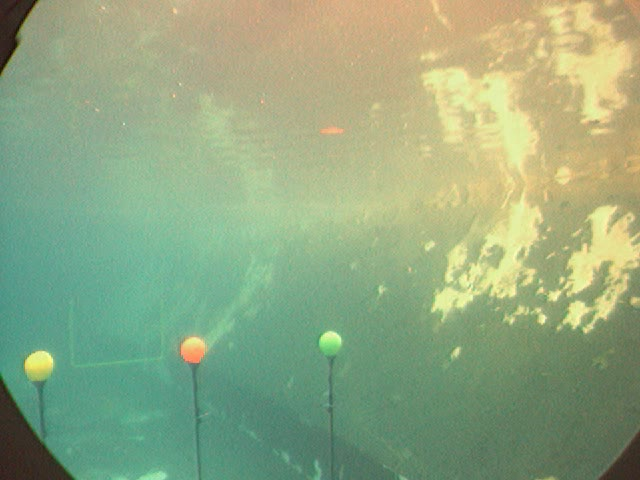
#> input picture frame .jpg, 640 x 480 px, given as the content of the folder C:/Users/p1889/OneDrive/Desktop/try, which was not available
$ python 1D_final.py
#> lines starting #> are read from the running program, lines starting #| are printed output that depends on the picture; long printed decimals are rounded; pictures that were not available may be replaced by others from this repository, and a replacement may not be noted
import cv2
import numpy as np
from matplotlib import pyplot as plt
import os
import math
from imutils import contours

# taking input from user for buoy selection
print("Choose the buoy color: \n Press 1 for Orange, Press 2 for Yellow, Press 3 for Green \n")
ent = int(input("Your input: "))
#> the answer given: 3
if ent == 1:
    path = 'C:/UMD/Spring2020/673-Perception for autonomous/Project3_me/orange_train_trial'
elif ent == 2:
    path = 'C:/UMD/Spring2020/673-Perception for autonomous/Project3_me/yellow_train_trial'
elif ent == 3:
    path = 'C:/Users/p1889/OneDrive/Desktop/try'
else:
    print("Invalid Selection. Try again!")
    exit(0)

blue_histogram = np.zeros((256, 1))
green_histogram = np.zeros((256, 1))
red_histogram = np.zeros((256, 1))

for every_image in os.listdir(path):
    # taking images from training data folder
    image = cv2.imread(os.path.join(path, every_image))
#> image is the input picture: shape (480, 640, 3); mean B, G, R 129.4, 168.1, 145.8
    if ent == 1 or ent == 2:
        # resizing image for faster processing
        resized_image = cv2.resize(image, (40, 40), interpolation=cv2.INTER_LINEAR)
        # cropping image for best results
        cropped_image = resized_image[13:27, 13:27]
        # smoothing image using gaussian blur
        ready_image = cv2.GaussianBlur(cropped_image, (3, 3), 0)
    elif ent == 3:
        ready_image = cv2.GaussianBlur(image, (5, 5), 0)

    color = ("b", "g", "r")
    for i, colour in enumerate(color):

        # calculating histogram for blue channel
        if colour == 'b':
            blue_hist = cv2.calcHist([ready_image], [i], None, [256], [0, 256])
            blue_histogram = np.column_stack((blue_histogram, blue_hist))

        # calculating histogram for green channel
        if colour == 'g':
            green_hist = cv2.calcHist([ready_image], [i], None, [256], [0, 256])
            green_histogram = np.column_stack((green_histogram, green_hist))

        # calculating histogram for red channel
        if colour == 'r':
            red_hist = cv2.calcHist([ready_image], [i], None, [256], [0, 256])
            red_histogram = np.column_stack((red_histogram, red_hist))
#> after the loop, blue_histogram = 256 pairs, first value 0 to 0, second value 0 to 9591; green_histogram = 256 pairs, first value 0 to 0, second value 0 to 7666; red_histogram = 256 pairs, first value 0 to 0, second value 0 to 4691

total_r = red_histogram.shape[1] - 1
#> total_r = 1
total_g = green_histogram.shape[1] - 1
#> total_g = 1
total_b = blue_histogram.shape[1] - 1
#> total_b = 1

# calculating average histogram for all 3 sets
average_hist_red = np.sum(red_histogram, axis=1) / total_r
#> average_hist_red = 256 values, max 4691 at index 94, min 0 at index 0, mean 1200
average_hist_green = np.sum(green_histogram, axis=1) / total_g
#> average_hist_green = 256 values, max 7666 at index 174, min 0 at index 0, mean 1200
average_hist_blue = np.sum(blue_histogram, axis=1) / total_b
#> average_hist_blue = 256 values, max 9591 at index 135, min 0 at index 0, mean 1200

# [5 lines of commented-out code are left out]
plt.plot(average_hist_blue, color='b')
plt.show()
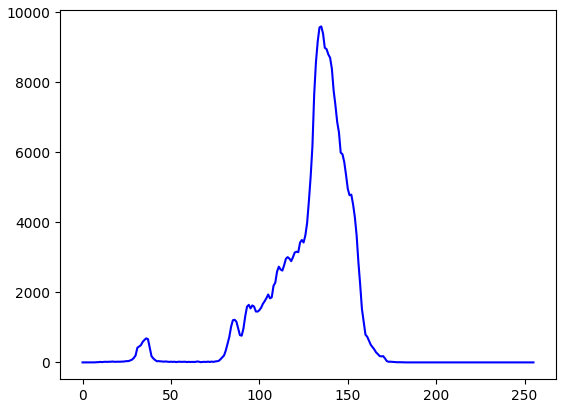
#> figure drawn by matplotlib, 1 panel; curve peaks at x = 135, y = 9591

# calculating mean and standard deviation for the final image
mean, std_dev = cv2.meanStdDev(ready_image)
#> mean = [129.4, 168.1, 145.8]; std_dev = [22.16, 31.15, 48.28]
print("Mean", mean)
#| Mean [[129.374]
#|  [168.119]
#|  [145.772]]
print("Standard Deviation", std_dev)
#| Standard Deviation [[22.160]
#|  [31.147 ]
#|  [48.277]]

temp_list = list(range(0, 256))

# gaussian for all three sets
gaussian_blue = (1 / (std_dev[0] * math.sqrt(2 * math.pi))) * np.exp(-np.power(temp_list - mean[0], 2.) /
                                                                     (2 * (std_dev[0] ** 2)))
#> gaussian_blue = 256 values, max 0.018 at index 129, min 7.15e-10 at index 0, mean 0.00391
gaussian_green = (1 / (std_dev[1] * math.sqrt(2 * math.pi))) * np.exp(-np.power(temp_list - mean[1], 2.) /
                                                                      (2 * (std_dev[1] ** 2)))
#> gaussian_green = 256 values, max 0.0128 at index 168, min 6.04e-09 at index 0, mean 0.0039
gaussian_red = (1 / (std_dev[2] * math.sqrt(2 * math.pi))) * np.exp(-np.power(temp_list - mean[2], 2.) /
                                                                    (2 * (std_dev[2] ** 2)))
#> gaussian_red = 256 values, max 0.00826 at index 146, min 8.66e-05 at index 0, mean 0.00386

plt.plot(gaussian_blue, 'b')
# print(max(gaussian_blue))
# plt.show()

plt.plot(gaussian_green, 'g')
# print(max(gaussian_green))
# plt.show()

plt.plot(gaussian_red, 'r')
# print(max(gaussian_red))
# plt.show()

c = cv2.VideoCapture("C:/UMD/Spring2020/673-Perception for autonomous/Project3_me/detectbuoy.avi")
size = (640, 480)
# creating output video file
if ent ==1:
    out = cv2.VideoWriter('FinalOutputOneDOrange.avi', cv2.VideoWriter_fourcc(*'DIVX'), 5, size)
elif ent ==2:
    out = cv2.VideoWriter('FinalOutputOneDYellow.avi', cv2.VideoWriter_fourcc(*'DIVX'), 5, size)
elif ent ==3:
    out = cv2.VideoWriter('FinalOutputOneDGreen.avi', cv2.VideoWriter_fourcc(*'DIVX'), 5, size)

while True:
    ret, every_image = c.read()
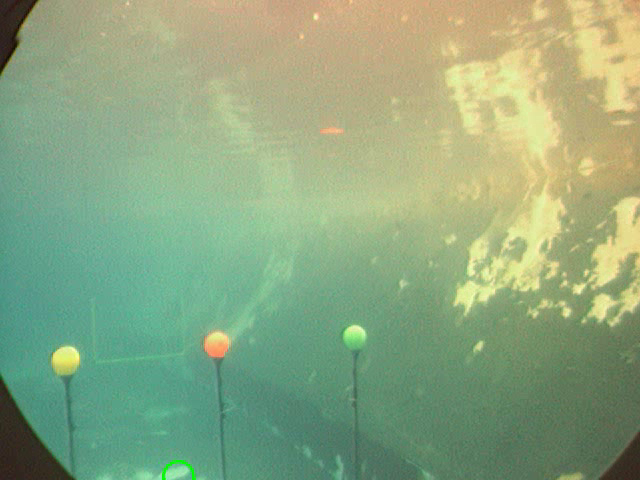
#> input picture frame 8 of 1D_green3.avi, 640 x 480 px, given in place of detectbuoy.avi, which was not available
#> every_image is the input picture: shape (480, 640, 3); mean B, G, R 128, 166.9, 141.2

    # slicing every frame into 3 channels
    red_channel = every_image[:, :, 2]
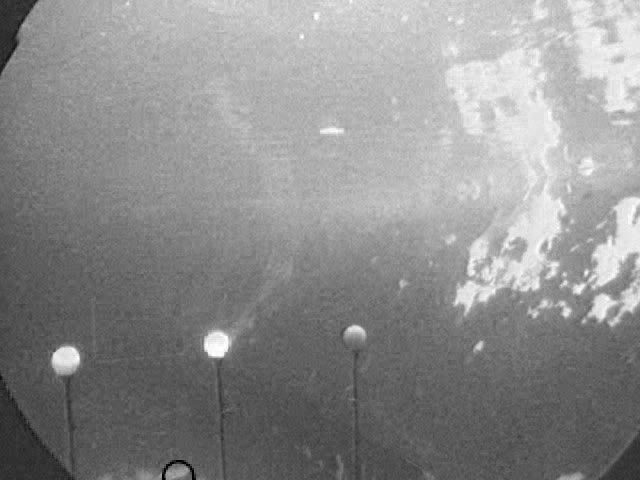
#> red_channel: shape (480, 640); min 0, max 255, mean 141.2
    green_channel = every_image[:, :, 1]
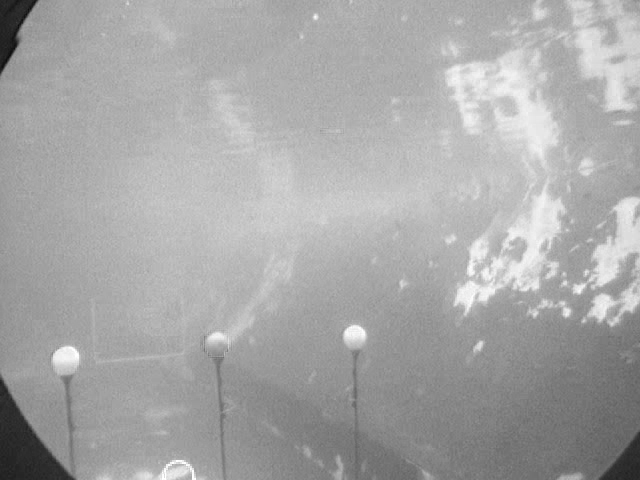
#> green_channel: shape (480, 640); min 11, max 255, mean 166.9
    blue_channel = every_image[:, :, 0]
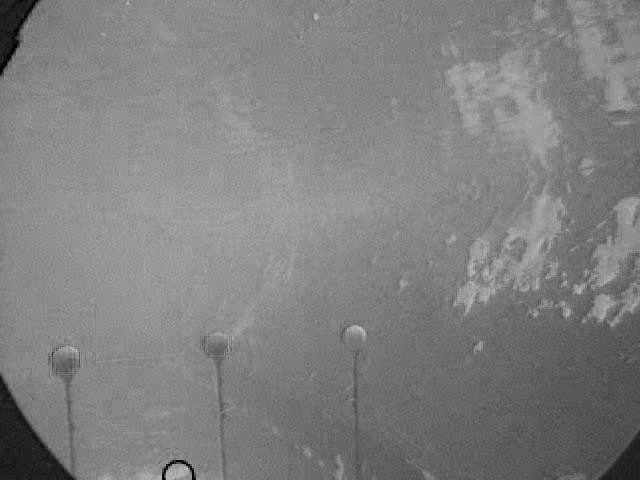
#> blue_channel: shape (480, 640); min 0, max 202, mean 128
    check = 0
    if ret:
        # initialising output image as blank image of zeroes
        output_frame1 = np.zeros(red_channel.shape, dtype=np.uint8)
        output_frame2 = np.zeros(green_channel.shape, dtype=np.uint8)

        # for red buoy
        if ent == 1:
            for i in range(0, red_channel.shape[0]):
                for j in range(0, red_channel.shape[1]):
                    r_element = red_channel[i][j]

                    if gaussian_red[r_element] > 0.010 and blue_channel[i][j] < 150:
                        output_frame1[i][j] = 255

                    if gaussian_green[r_element] > 0.0070 and blue_channel[i][j] < 150:
                        output_frame1[i][j] = 0

                    if gaussian_blue[r_element] > 0.004 and blue_channel[i][j] < 150:
                        output_frame1[i][j] = 0
            blur = cv2.medianBlur(output_frame1, 3)
            edged = cv2.Canny(blur, 50, 255)
            cv2.imshow("edge", edged)
            contours, h = cv2.findContours(edged, cv2.RETR_TREE, cv2.CHAIN_APPROX_SIMPLE)
            (contours_sorted) = sorted(contours, key=cv2.contourArea, reverse=True)
            try:
                (x, y), radius = cv2.minEnclosingCircle(contours_sorted[0])
                center = (int(x), int(y))
                radius = int(radius)
                if 7 < radius < 25:
                    cv2.circle(every_image, (int(x), int(y)), int(radius), (0, 170, 255), 2)
                    cv2.imshow("Final output", every_image)
                    out.write(every_image)
                else:
                    cv2.imshow("Final output", every_image)
                    out.write(every_image)
            except:
                pass
            cv2.waitKey(30)

        # for yellow buoy
        elif ent == 2:
            for i in range(0, red_channel.shape[0]):
                for j in range(0, red_channel.shape[1]):
                    r_element = red_channel[i][j]
                    g_element = green_channel[i][j]
                    if (gaussian_red[r_element]) > 0.017 and gaussian_red[g_element] > 0.017 and blue_channel[i][j] < 150:
                        output_frame1[i][j] = 255
                    if gaussian_blue[r_element] > 0.001 and gaussian_blue[g_element] > 0.017 and blue_channel[i][j] < 150:
                        output_frame1[i][j] = 255
                    if gaussian_green[r_element] > 0.009 and blue_channel[i][j] < 150:
                        output_frame1[i][j] = 255
            blur = cv2.medianBlur(output_frame1, 3)
            edged = cv2.Canny(blur, 50, 255)
            cv2.imshow("edge", edged)
            contours, h = cv2.findContours(edged, cv2.RETR_TREE, cv2.CHAIN_APPROX_SIMPLE)
            (contours_sorted) = sorted(contours, key=cv2.contourArea, reverse=True)
            try:
                (x, y), radius = cv2.minEnclosingCircle(contours_sorted[0])
                center = (int(x), int(y))
                radius = int(radius)
                if 10 < radius < 35:
                    cv2.circle(every_image, (int(x), int(y)), int(radius), (0, 230, 255), 2)
                    cv2.imshow("Final output", every_image)
                    out.write(every_image)
                else:
                    cv2.imshow("Final output", every_image)
                    out.write(every_image)
            except:
                pass
            cv2.waitKey(30)

        # for green buoy
        elif ent == 3:
            for i in range(0, green_channel.shape[0]):
                for j in range(0, green_channel.shape[1]):
                    g_element = green_channel[i][j]

                    if gaussian_red[g_element] > 0.010 and gaussian_green[g_element] < 0.02 and gaussian_blue[g_element] < 0.0099 and \
                            red_channel[i][j] < 200:
                        output_frame2[i][j] = 255
                    else:
                        output_frame2[i][j] = 0
#> output_frame2: shape (480, 640); every value is 0

            ret, threshold = cv2.threshold(output_frame2, 254, 255, cv2.THRESH_BINARY)
            kernel1 = np.ones((2, 2), np.uint8)

            dilation1 = cv2.dilate(threshold, kernel1, iterations=9)
            contours1, _ = cv2.findContours(dilation1, cv2.RETR_LIST, cv2.CHAIN_APPROX_SIMPLE)
#> contours1 = []
            for contour in contours1:
                if cv2.contourArea(contour) > 30:
                    (x, y), radius = cv2.minEnclosingCircle(contour)
                    center = (int(x), int(y))
                    radius = int(radius)
                    if 13 < radius < 15.5:
                        cv2.circle(every_image, center, radius, (0, 255, 0), 2)
                        cv2.imshow('Output Image', every_image)
                        cv2.imshow("Threshold", dilation1)
                        out.write(every_image)
#> this loop made 0 passes
                        #out.write(dilation1)

            k = cv2.waitKey(45) & 0xff
#> (key Esc is pressed here)
            if k == 27:
                break

out.release()
c.release()
cv2.destroyAllWindows()
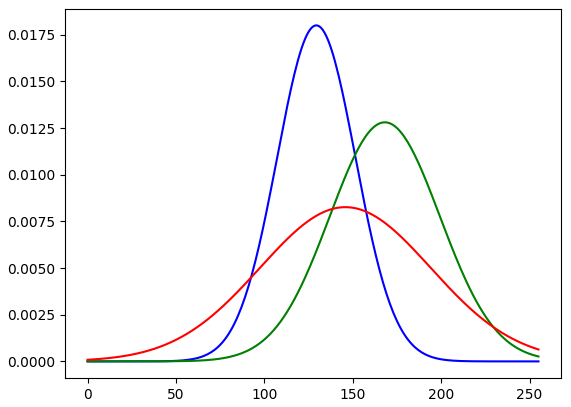
#> figure drawn by matplotlib, 1 panel; curve peaks at x = 129, y = 0.018; curve peaks at x = 168, y = 0.0128; curve peaks at x = 146, y = 0.00826

$ run again, starting later in the video
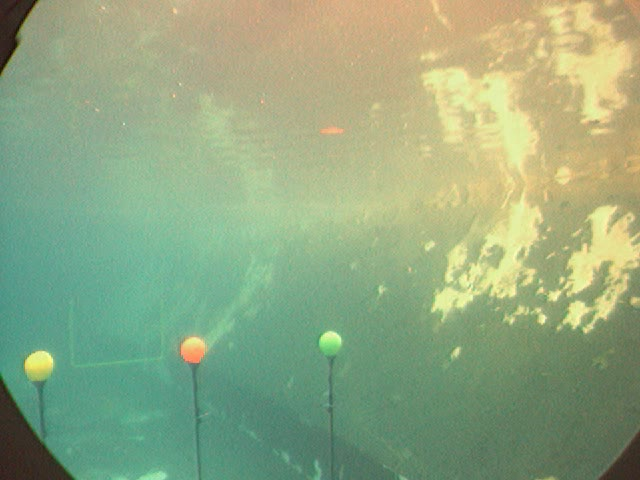
#> input picture frame .jpg, 640 x 480 px, given as the content of the folder C:/Users/p1889/OneDrive/Desktop/try, which was not available
#> image is the input picture: shape (480, 640, 3); mean B, G, R 129.4, 168.1, 145.8
#> after the loop `for i, colour in enumerate(color):`: blue_histogram = 256 pairs, first value 0 to 0, second value 0 to 9591; green_histogram = 256 pairs, first value 0 to 0, second value 0 to 7666; red_histogram = 256 pairs, first value 0 to 0, second value 0 to 4691
#> average_hist_red = 256 values, max 4691 at index 94, min 0 at index 0, mean 1200
#> average_hist_green = 256 values, max 7666 at index 174, min 0 at index 0, mean 1200
#> average_hist_blue = 256 values, max 9591 at index 135, min 0 at index 0, mean 1200
#> mean = [129.4, 168.1, 145.8]; std_dev = [22.16, 31.15, 48.28]
#| Mean [[129.374]
#|  [168.119]
#|  [145.772]]
#| Standard Deviation [[22.160]
#|  [31.147 ]
#|  [48.277]]
#> gaussian_blue = 256 values, max 0.018 at index 129, min 7.15e-10 at index 0, mean 0.00391
#> gaussian_green = 256 values, max 0.0128 at index 168, min 6.04e-09 at index 0, mean 0.0039
#> gaussian_red = 256 values, max 0.00826 at index 146, min 8.66e-05 at index 0, mean 0.00386
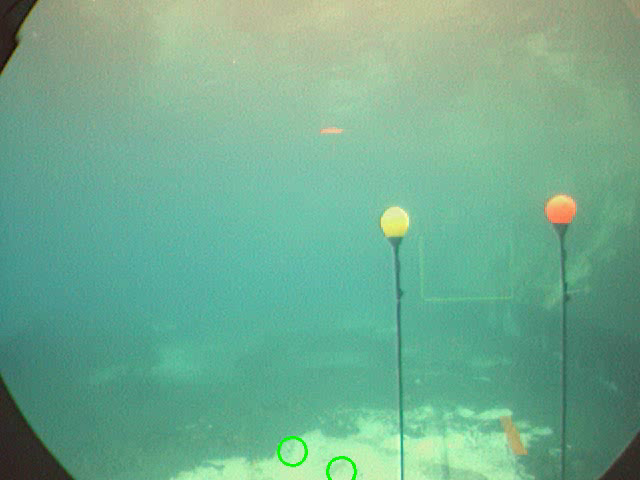
#> input picture frame 37 of 1D_green3.avi, 640 x 480 px, given in place of detectbuoy.avi, which was not available
#> every_image is the input picture: shape (480, 640, 3); mean B, G, R 143.4, 172, 113.6
#> `blue_channel = every_image[:, :, 0]`:
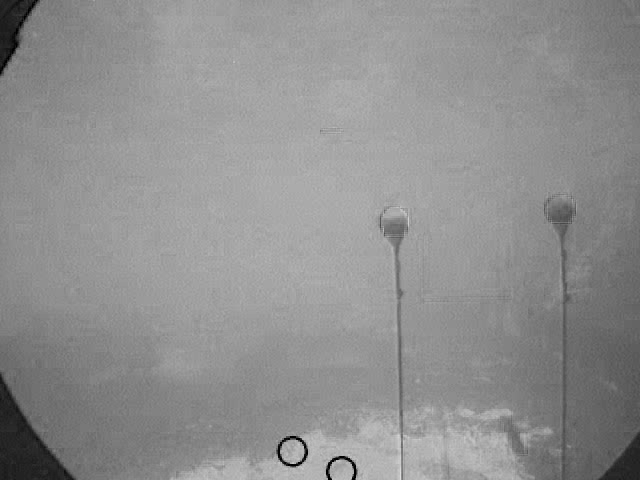
#> blue_channel: shape (480, 640); min 0, max 223, mean 143.4
#> contours1 = []

$ run again, starting later in the video
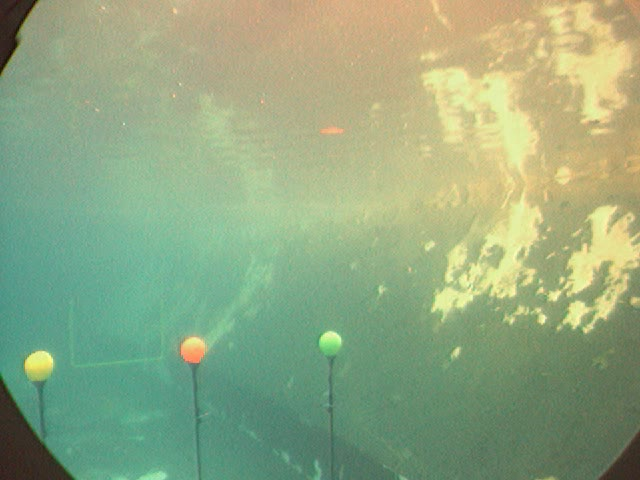
#> input picture frame .jpg, 640 x 480 px, given as the content of the folder C:/Users/p1889/OneDrive/Desktop/try, which was not available
#> image is the input picture: shape (480, 640, 3); mean B, G, R 129.4, 168.1, 145.8
#> after the loop `for i, colour in enumerate(color):`: blue_histogram = 256 pairs, first value 0 to 0, second value 0 to 9591; green_histogram = 256 pairs, first value 0 to 0, second value 0 to 7666; red_histogram = 256 pairs, first value 0 to 0, second value 0 to 4691
#> average_hist_red = 256 values, max 4691 at index 94, min 0 at index 0, mean 1200
#> average_hist_green = 256 values, max 7666 at index 174, min 0 at index 0, mean 1200
#> average_hist_blue = 256 values, max 9591 at index 135, min 0 at index 0, mean 1200
#> mean = [129.4, 168.1, 145.8]; std_dev = [22.16, 31.15, 48.28]
#| Mean [[129.374]
#|  [168.119]
#|  [145.772]]
#| Standard Deviation [[22.160]
#|  [31.147 ]
#|  [48.277]]
#> gaussian_blue = 256 values, max 0.018 at index 129, min 7.15e-10 at index 0, mean 0.00391
#> gaussian_green = 256 values, max 0.0128 at index 168, min 6.04e-09 at index 0, mean 0.0039
#> gaussian_red = 256 values, max 0.00826 at index 146, min 8.66e-05 at index 0, mean 0.00386
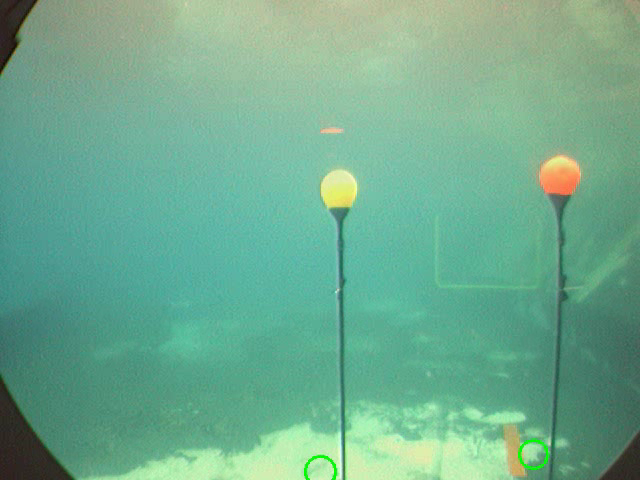
#> input picture frame 67 of 1D_green3.avi, 640 x 480 px, given in place of detectbuoy.avi, which was not available
#> every_image is the input picture: shape (480, 640, 3); mean B, G, R 142.9, 171.5, 111.3
#> `blue_channel = every_image[:, :, 0]`:
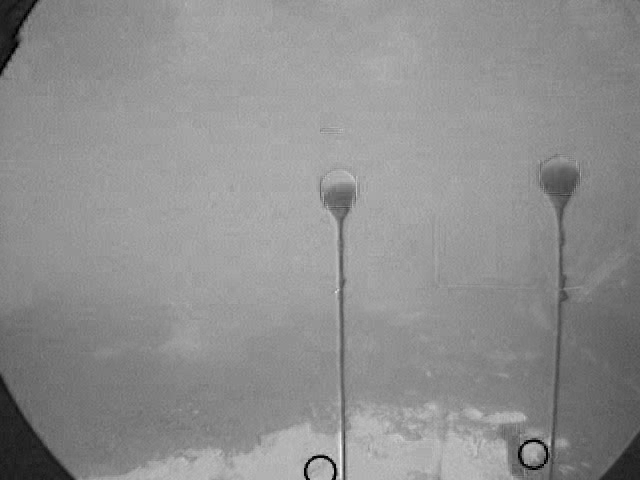
#> blue_channel: shape (480, 640); min 0, max 248, mean 142.9
#> contours1 = []
